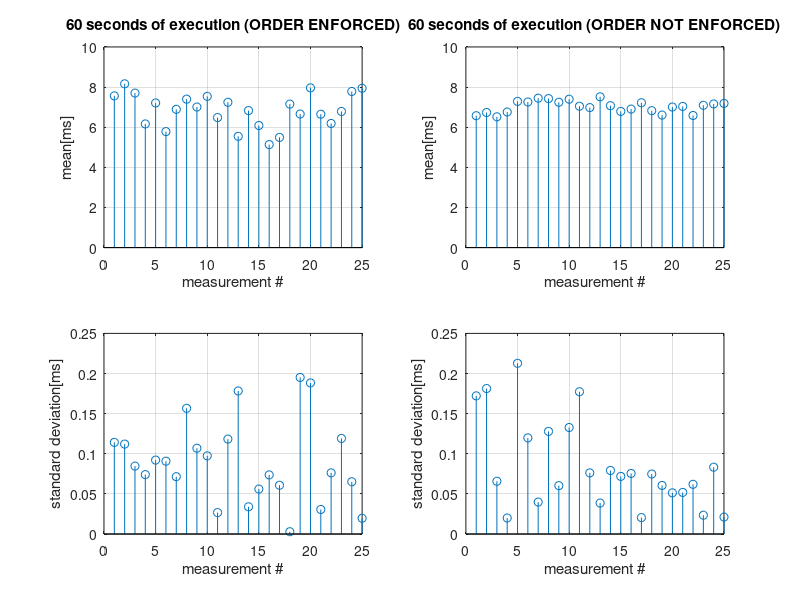

This figure's MATLAB source:
close all;
clear all;
clc;

mean_heap=[7.563605728727885
8.163305785123967
7.7020725388601035
6.1639810426540285
7.209193245778612
5.78174123337364
6.892219602559784
7.399800928998009
7.007320178230427
7.539412673879443
6.481196054254007
7.244096902790555
5.546230440967283
6.829611817244933
6.085393999340587
5.133418043202033
5.495618011483832
7.152961672473867
6.658284023668639
7.96201195919803
6.6484348125215
6.188079470198676
6.785890326555761
7.78179662021939
7.9420240137221265];

std_heap=[0.11418682260629895
0.11206010518407214
0.08461564686586014
0.07401536522001051
0.09211518721025164
0.09072831827740692
0.0714319057246592
0.1566523376698642
0.10690991503115245
0.0973927385611042
0.026666209941707864
0.11830633817821577
0.17827783596890937
0.03391078582588228
0.056024040254502784
0.073670220389639
0.06076808980090476
0.0028552337935848237
0.19508344541978706
0.18826008224649776
0.030573788837125988
0.07620990890167235
0.1191057089682275
0.06511634249630195
0.019595508180123043];

mean=[6.574049366244163
6.733333333333333
6.519727891156463
6.758142758142758
7.289193302891933
7.25870253164557
7.448684210526316
7.426544240400668
7.243867243867244
7.396508728179551
7.047464239271782
6.979098628347486
7.51715210355987
7.074221338634858
6.789403973509934
6.904118838622552
7.220164609053498
6.825752274317705
6.606914212548015
7.007180156657963
7.038163001293661
6.585141354372124
7.092666666666666
7.159722222222222
7.18745785569791];

std=[0.17215091947489386
0.1812552403595824
0.0657196097505389
0.019958037088806852
0.21271696761337372
0.11978536729993644
0.039790410431197264
0.12788994483606034
0.0602719917777521
0.1327255428836946
0.17728217188503062
0.07613726747983408
0.038598007102972634
0.07913899173313184
0.07178322097029043
0.0754634845084311
0.020423218264723483
0.074751166011121
0.06055050265180168
0.05128105746396401
0.051836320785237595
0.06191945245199683
0.02342724592972576
0.08326599163059101
0.02109965335554671];


subplot(2,2,1);
stem(mean_heap);
xlabel('measurement #');
ylabel('mean[ms]');
title('60 seconds of execution (ORDER ENFORCED)');
grid on;
xlim([0 25]);
ylim([0 10]);

subplot(2,2,3);
stem(std_heap);
xlabel('measurement #');
ylabel('standard deviation[ms]');
grid on;
xlim([0 25]);
ylim([0 0.25]);

subplot(2,2,2);
stem(mean);
xlabel('measurement #');
ylabel('mean[ms]');
title('60 seconds of execution (ORDER NOT ENFORCED)');
grid on;
xlim([0 25]);
ylim([0 10]);

subplot(2,2,4);
stem(std);
xlabel('measurement #');
ylabel('standard deviation[ms]');
grid on;
xlim([0 25]);
ylim([0 0.25]);